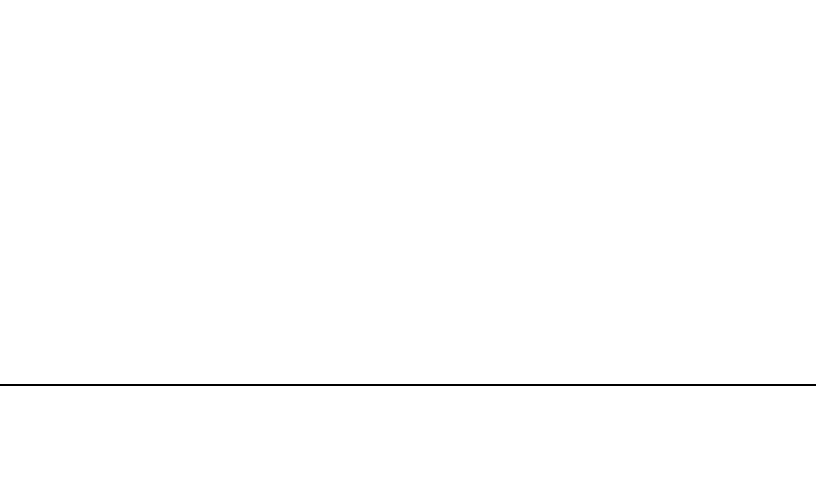

A 2D game scene composited from a Tiled map and its tileset images. What follows is a short description and the map's XML, with each tile layer's data collapsed to a summary:
An orthogonal 34x20 tile map with 24x24 px tiles, 2 tile layers (BackgroundColor, Platform), 2 hidden layers not drawn.

<map version="1.0" orientation="orthogonal" width="34" height="20" tilewidth="24" tileheight="24">
 <tileset firstgid="1" name="Tile_source" tilewidth="24" tileheight="24">
  <image source="Tile_source.png" width="800" height="480" />
 </tileset>
 <layer name="BackgroundColor" width="34" height="20">
  <data>[680 cells, 680 non-empty, 1 distinct tile ids]</data>
 </layer>
 <layer name="Platform" width="34" height="20">
  <data>[680 cells, 136 non-empty, 2 distinct tile ids]</data>
 </layer>
 <layer name="PlatformDynamic" width="34" height="20" visible="0">
  <data>[680 cells, 135 non-empty, 8 distinct tile ids]</data>
 </layer>
 <layer name="Decoration" width="34" height="20" visible="0">
  <data>[680 cells, 0 non-empty, 0 distinct tile ids]</data>
 </layer>
</map>
